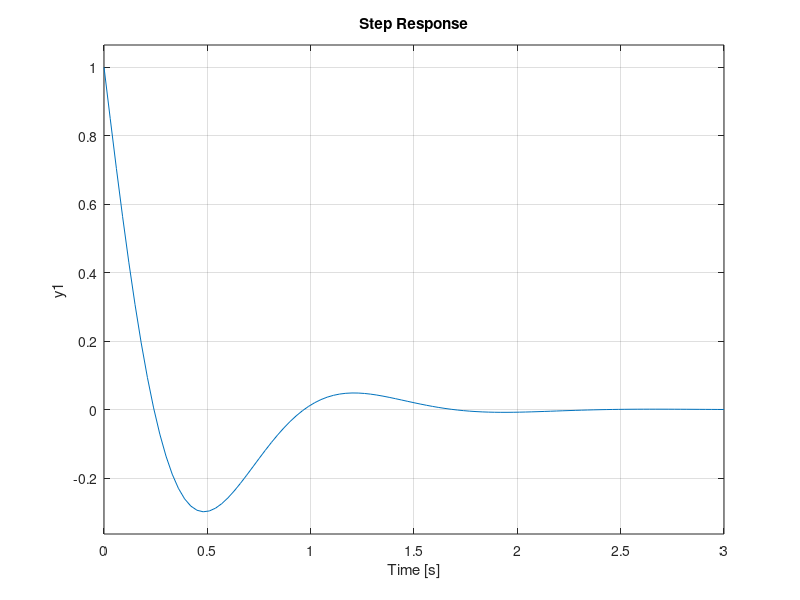

Here is the MATLAB script that generated this plot:
clc;
clear;
close;

num = [1 0];
den = [1 1];
g = tf(num, den);
disp(g)
subplot(211);
step(g);

num = [1 0 0];
den = [1 4 25];
s = tf('s');
g1 = tf(num, den);
g2 = 1/s;
g = feedback(g1, g2);
disp(g);
subplot(212);
step(g);